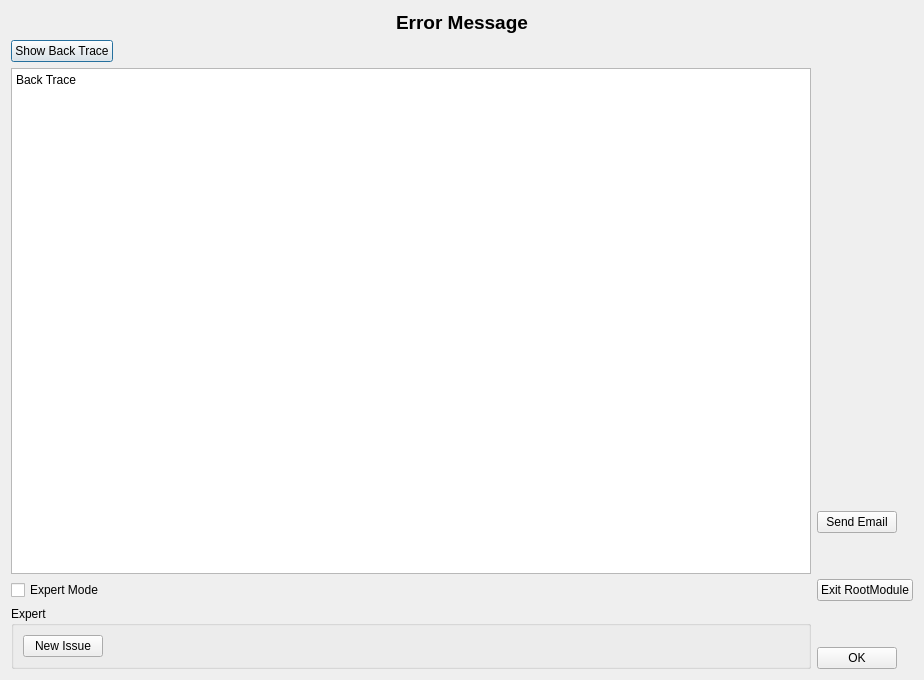
<?xml version="1.0" encoding="UTF-8"?>
<ui version="4.0">
 <class>critical_error_form</class>
 <widget class="QDialog" name="critical_error_form">
  <property name="windowModality">
   <enum>Qt::ApplicationModal</enum>
  </property>
  <property name="geometry">
   <rect>
    <x>0</x>
    <y>0</y>
    <width>914</width>
    <height>680</height>
   </rect>
  </property>
  <property name="windowTitle">
   <string>RootModule Critical Error</string>
  </property>
  <layout class="QVBoxLayout" name="verticalLayout_3">
   <item>
    <widget class="QLabel" name="error_message_label">
     <property name="sizePolicy">
      <sizepolicy hsizetype="Expanding" vsizetype="Minimum">
       <horstretch>0</horstretch>
       <verstretch>0</verstretch>
      </sizepolicy>
     </property>
     <property name="font">
      <font>
       <pointsize>14</pointsize>
       <weight>75</weight>
       <bold>true</bold>
      </font>
     </property>
     <property name="lineWidth">
      <number>1</number>
     </property>
     <property name="text">
      <string>Error Message</string>
     </property>
     <property name="textFormat">
      <enum>Qt::RichText</enum>
     </property>
     <property name="alignment">
      <set>Qt::AlignCenter</set>
     </property>
    </widget>
   </item>
   <item>
    <layout class="QHBoxLayout" name="horizontalLayout_3">
     <item>
      <layout class="QVBoxLayout" name="verticalLayout_2">
       <item>
        <layout class="QHBoxLayout" name="horizontalLayout">
         <item>
          <widget class="QPushButton" name="show_backtrace_button">
           <property name="sizePolicy">
            <sizepolicy hsizetype="Fixed" vsizetype="Fixed">
             <horstretch>0</horstretch>
             <verstretch>0</verstretch>
            </sizepolicy>
           </property>
           <property name="text">
            <string>Show Back Trace</string>
           </property>
          </widget>
         </item>
         <item>
          <spacer name="horizontalSpacer">
           <property name="orientation">
            <enum>Qt::Horizontal</enum>
           </property>
           <property name="sizeHint" stdset="0">
            <size>
             <width>40</width>
             <height>20</height>
            </size>
           </property>
          </spacer>
         </item>
        </layout>
       </item>
       <item>
        <widget class="QTextEdit" name="back_trace_text_browser">
         <property name="enabled">
          <bool>true</bool>
         </property>
         <property name="minimumSize">
          <size>
           <width>800</width>
           <height>500</height>
          </size>
         </property>
         <property name="documentTitle">
          <string notr="true"/>
         </property>
         <property name="readOnly">
          <bool>true</bool>
         </property>
         <property name="html">
          <string>&lt;!DOCTYPE HTML PUBLIC &quot;-//W3C//DTD HTML 4.0//EN&quot; &quot;http://www.w3.org/TR/REC-html40/strict.dtd&quot;&gt;
&lt;html&gt;&lt;head&gt;&lt;meta name=&quot;qrichtext&quot; content=&quot;1&quot; /&gt;&lt;style type=&quot;text/css&quot;&gt;
p, li { white-space: pre-wrap; }
&lt;/style&gt;&lt;/head&gt;&lt;body style=&quot; font-family:'Sans Serif'; font-size:9pt; font-weight:400; font-style:normal;&quot;&gt;
&lt;p style=&quot; margin-top:0px; margin-bottom:0px; margin-left:0px; margin-right:0px; -qt-block-indent:0; text-indent:0px;&quot;&gt;Back Trace&lt;/p&gt;&lt;/body&gt;&lt;/html&gt;</string>
         </property>
        </widget>
       </item>
       <item>
        <widget class="QCheckBox" name="checkBox">
         <property name="sizePolicy">
          <sizepolicy hsizetype="Expanding" vsizetype="Fixed">
           <horstretch>0</horstretch>
           <verstretch>0</verstretch>
          </sizepolicy>
         </property>
         <property name="text">
          <string>Expert Mode</string>
         </property>
         <property name="checkable">
          <bool>true</bool>
         </property>
        </widget>
       </item>
       <item>
        <widget class="QGroupBox" name="expert_group_box">
         <property name="enabled">
          <bool>true</bool>
         </property>
         <property name="sizePolicy">
          <sizepolicy hsizetype="Expanding" vsizetype="Minimum">
           <horstretch>0</horstretch>
           <verstretch>0</verstretch>
          </sizepolicy>
         </property>
         <property name="title">
          <string>Expert</string>
         </property>
         <property name="flat">
          <bool>false</bool>
         </property>
         <property name="checkable">
          <bool>false</bool>
         </property>
         <layout class="QFormLayout" name="formLayout">
          <item row="0" column="0">
           <widget class="QPushButton" name="new_issue_button">
            <property name="text">
             <string>New Issue</string>
            </property>
           </widget>
          </item>
         </layout>
        </widget>
       </item>
      </layout>
     </item>
     <item>
      <layout class="QVBoxLayout" name="verticalLayout">
       <item>
        <spacer name="verticalSpacer">
         <property name="orientation">
          <enum>Qt::Vertical</enum>
         </property>
         <property name="sizeHint" stdset="0">
          <size>
           <width>20</width>
           <height>40</height>
          </size>
         </property>
        </spacer>
       </item>
       <item>
        <widget class="QPushButton" name="send_email_button">
         <property name="sizePolicy">
          <sizepolicy hsizetype="Fixed" vsizetype="Fixed">
           <horstretch>0</horstretch>
           <verstretch>0</verstretch>
          </sizepolicy>
         </property>
         <property name="text">
          <string>Send Email</string>
         </property>
        </widget>
       </item>
       <item>
        <spacer name="verticalSpacer_4">
         <property name="orientation">
          <enum>Qt::Vertical</enum>
         </property>
         <property name="sizeType">
          <enum>QSizePolicy::Fixed</enum>
         </property>
         <property name="sizeHint" stdset="0">
          <size>
           <width>20</width>
           <height>40</height>
          </size>
         </property>
        </spacer>
       </item>
       <item>
        <widget class="QPushButton" name="exit_button">
         <property name="sizePolicy">
          <sizepolicy hsizetype="Fixed" vsizetype="Fixed">
           <horstretch>0</horstretch>
           <verstretch>0</verstretch>
          </sizepolicy>
         </property>
         <property name="text">
          <string>Exit RootModule</string>
         </property>
        </widget>
       </item>
       <item>
        <spacer name="verticalSpacer_3">
         <property name="orientation">
          <enum>Qt::Vertical</enum>
         </property>
         <property name="sizeType">
          <enum>QSizePolicy::Fixed</enum>
         </property>
         <property name="sizeHint" stdset="0">
          <size>
           <width>20</width>
           <height>40</height>
          </size>
         </property>
        </spacer>
       </item>
       <item>
        <widget class="QPushButton" name="ok_button">
         <property name="sizePolicy">
          <sizepolicy hsizetype="Fixed" vsizetype="Fixed">
           <horstretch>0</horstretch>
           <verstretch>0</verstretch>
          </sizepolicy>
         </property>
         <property name="text">
          <string>OK</string>
         </property>
        </widget>
       </item>
      </layout>
     </item>
    </layout>
   </item>
  </layout>
 </widget>
 <tabstops>
  <tabstop>exit_button</tabstop>
  <tabstop>ok_button</tabstop>
  <tabstop>checkBox</tabstop>
 </tabstops>
 <resources/>
 <connections>
  <connection>
   <sender>ok_button</sender>
   <signal>clicked()</signal>
   <receiver>critical_error_form</receiver>
   <slot>accept()</slot>
   <hints>
    <hint type="sourcelabel">
     <x>901</x>
     <y>668</y>
    </hint>
    <hint type="destinationlabel">
     <x>932</x>
     <y>931</y>
    </hint>
   </hints>
  </connection>
  <connection>
   <sender>checkBox</sender>
   <signal>toggled(bool)</signal>
   <receiver>expert_group_box</receiver>
   <slot>setVisible(bool)</slot>
   <hints>
    <hint type="sourcelabel">
     <x>379</x>
     <y>598</y>
    </hint>
    <hint type="destinationlabel">
     <x>380</x>
     <y>612</y>
    </hint>
   </hints>
  </connection>
 </connections>
</ui>
